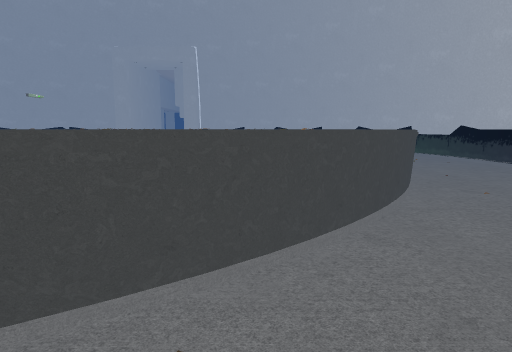
View 1 (above)

16 first-person views from a walk through a Unity game level. The camera is 1.2 m above the floor, tilts 8° down and sees 75° across. The floor is counted in squares, 0.5 m on a side. Each view is taken from the middle of a square. On the plan, view 1 faces up. The plan holds only what a view shows up to about 20 squares ahead; the rest is blank. The place goes on beyond the plan. The player is left out. Some surface patterns are stand-ins.

View 2
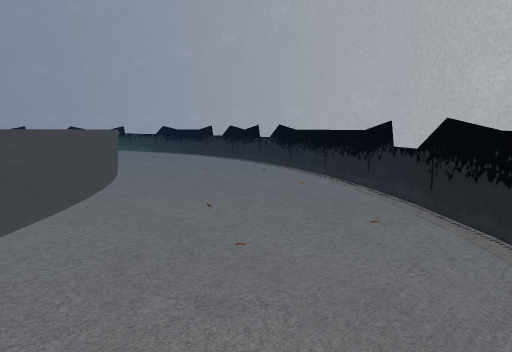

View 3
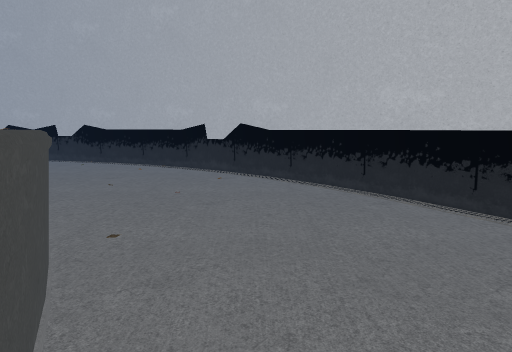

View 4
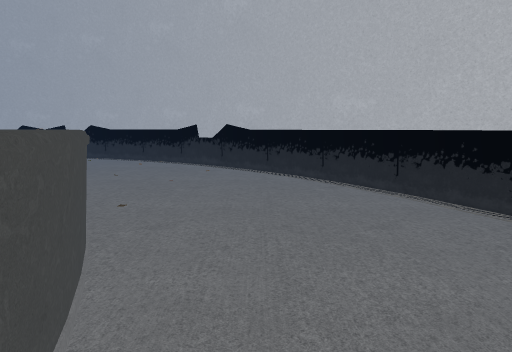

View 5
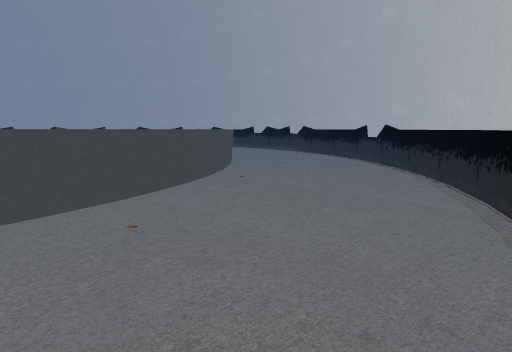

View 6
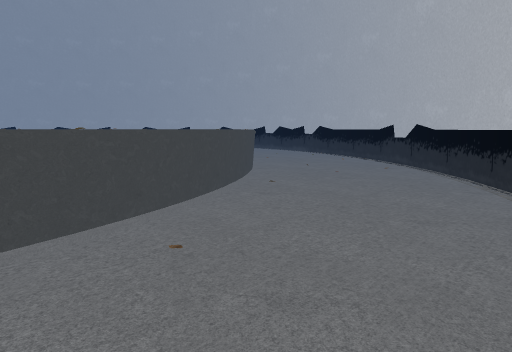

View 7
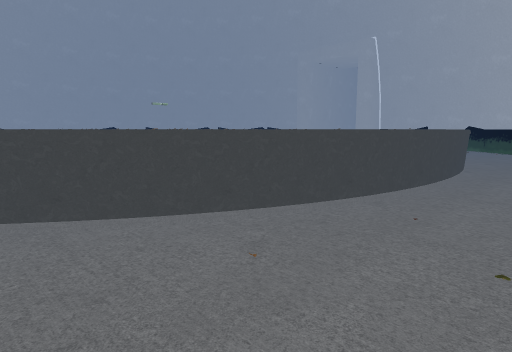

View 8
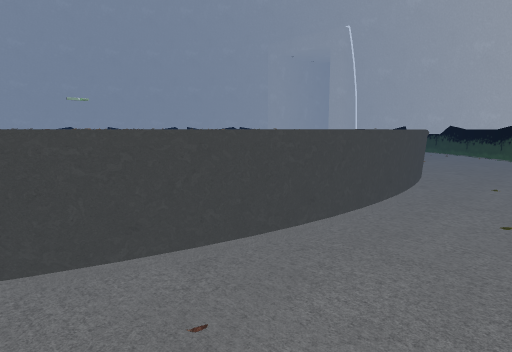

View 9
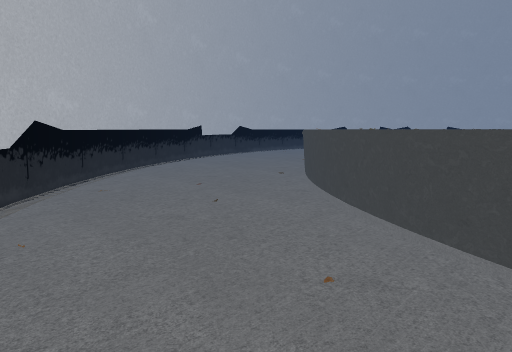

View 10
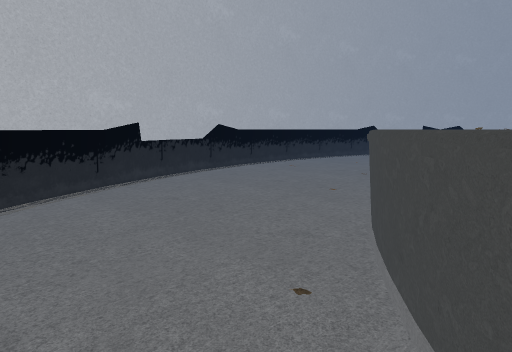

View 11
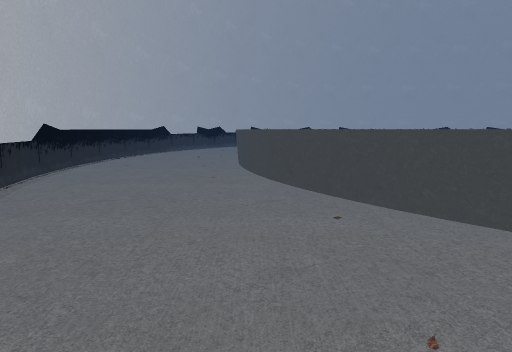

View 12
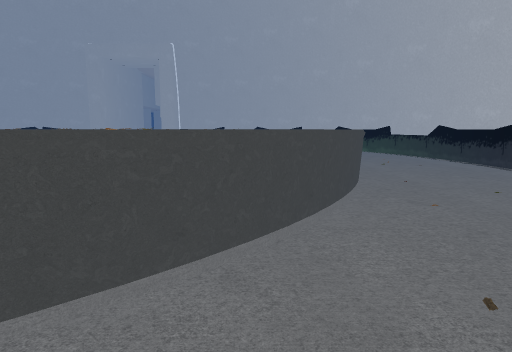

View 13
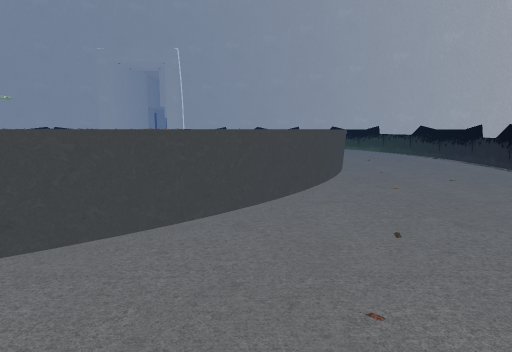

View 14
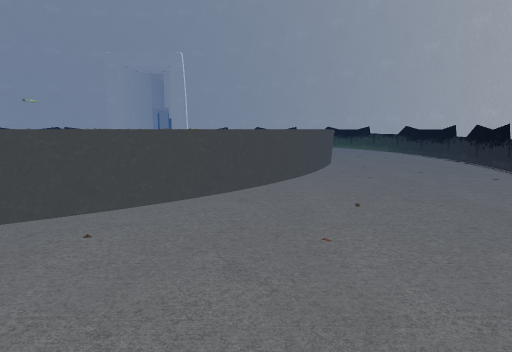

View 15
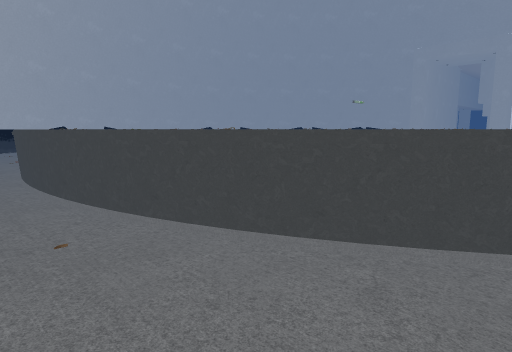

View 16
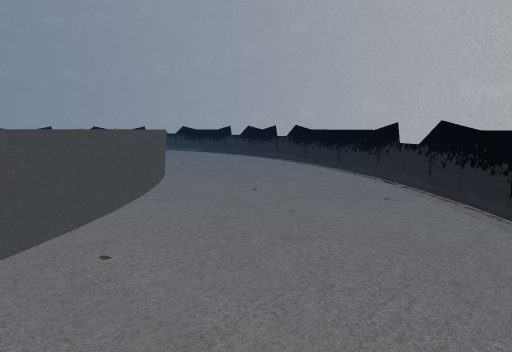

### Floor plan
Key: @ floor where view 1 was taken; # wall or solid block; . main floor; : floor 1.25 m higher than the main floor; = window, fence, low wall or low ledge; v drop or lower ground.
Columns run from 12 left of view 1 to 13 right of it. Each row starts with its distance up from view 1.
 29                       ..
 28                      v..
 27                      =...
 26                      =...
 25                      ....
 24                      ....
 23                      ....
 22                      =...
 21                      =....
 20                     :v....
 19                     #.....
 18                     =.....
 17                     =.....
 16                    ##.....
 15                    =......
 14                   :=......
 13                   =.......
 12                  :#.......
 11                  =........
 10                 ##........
  9                :#.........
  8               :=..........
  7             ::=...........
  6             :=............
  5           ::#............#
  4           ##............##
  3         :=#.............#
  2       #=#..............##
  1    :==#...............##
  0 ===.........@........##
 -1 ....................##
 -2 ...................##
 -3 ..................##
 -4 ................###
 -5 ...............##
 -6 .............###
 -7 ...........###
 -8  ........###
 -9 ......####
-10  ######
-11 ###

Positions as (right, up) in squares from view 1, and headings:
1: (0, 0), facing up
2: (0, -2), facing up-right
3: (-8, 0), facing right
4: (-11, -1), facing right
5: (-12, -9), facing up-right
6: (-12, -7), facing up-right
7: (13, 8), facing up-left
8: (13, 15), facing up-left
9: (13, 15), facing down-left
10: (3, 6), facing down-left
11: (8, 1), facing left
12: (3, 2), facing up
13: (3, -1), facing up
14: (3, -4), facing up
15: (-1, -3), facing up-left
16: (-3, -3), facing up-right
